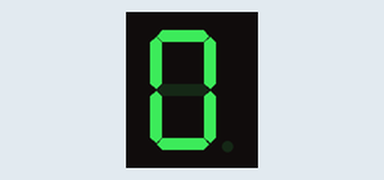
This program was run on a simulated Raspberry Pi (header pin numbers). Parts: 1-digit seven-segment display. The segment pins are drawn as the display they are named for.

Above: at 0.12 s.
At 0.72 s:
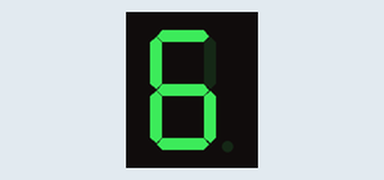
At 1.32 s:
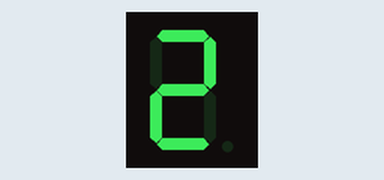

Measured:
- by itself, everything shown: repeats every 1.0 s, in 10 steps

The program:

seven_seg.py
```python
import RPi.GPIO as GPIO
import time

pins = [3, 5, 11, 15, 19, 18, 22]
GPIO.setmode(GPIO.BOARD)

for i in pins:
    GPIO.setup(i, GPIO.OUT, initial= GPIO.LOW)

arr = [[1, 1, 1, 1, 1, 1, 0],
       [0, 1, 1, 0, 0, 0, 0],
       [1, 1, 0, 1, 1, 0, 1],
       [1, 1, 1, 1, 0, 0, 1],
       [0, 1, 1, 0, 0, 1, 1],
       [1, 0, 1, 1, 0, 1, 1],
       [1, 0, 1, 1, 1, 1, 1],
       [1, 1, 1, 0, 0, 0, 0],
       [1, 1, 1, 1, 1, 1, 1],
       [1, 1, 1, 1, 0, 1, 1]]

while 1:
    for num in arr:
        for i in range(7):
            if(not num[i]):
                GPIO.output(pins[i], GPIO.HIGH)
        time.sleep(0.1)
        for i in range(7):
            GPIO.output(pins[i], GPIO.LOW)
        
```
